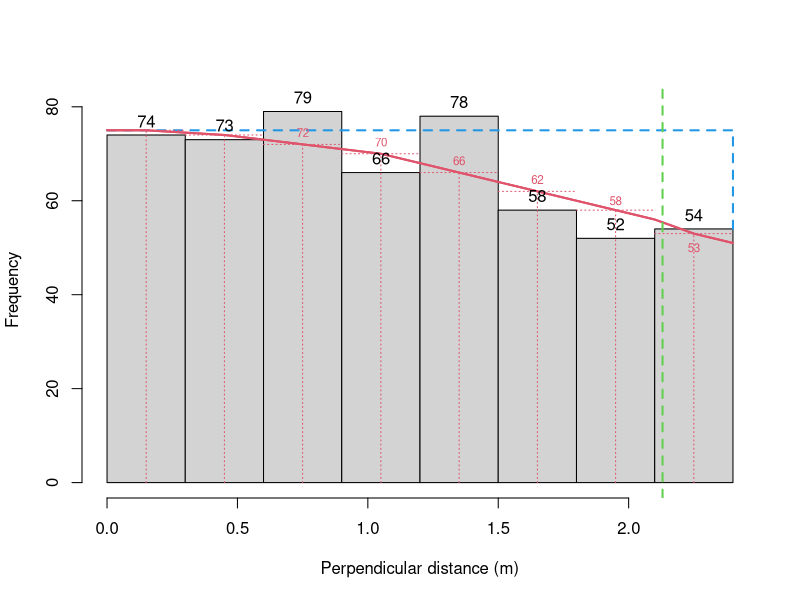

Generate this figure with R:
## ---- chunk 1
#| echo = FALSE,
#| message = FALSE,
#| warning = FALSE
library(tidyverse)
nests.sum <- NULL
nests.sum$"Distance band" <- c("0.0-0.3", "0.3-0.6", "0.6-0.9", "0.9-1.2", "1.2-1.5", "1.5-1.8", "1.8-2.1", "2.1-2.4")
nests.sum$Frequency <- c(74, 73, 79, 66, 78, 58, 52, 54)
nests.sum <- data.frame(nests.sum)
knitr::kable(nests.sum, format = "html",
             caption="Frequency of duck nests detected in perpendicular distance bands (metres)") %>%
  kableExtra::kable_styling(bootstrap_options = c("striped", "responsive"),
                            full_width = FALSE)
## ---- chunk 2
#| echo = FALSE
# Read in data
nests <- read.csv(file="IntroDS_1.1.csv", header=TRUE)
brks <- seq(0,2.4, by=0.3)
nests.hist <- hist(nests$distance, breaks=brks, plot=TRUE, main="", 
                   ylim=c(0,82), xlab="Perpendicular distance (m)")
lines(c(0,2.4), c(75,75), col=4, lty=2, lwd=2)
lines(c(2.4,2.4), c(54,75), col=4, lty=2, lwd=2)
x.pts <- seq(0, 2.4, 0.15)
y.pts <- c(75,75,74.5,74,73,72,71,70,68,66,64,62,60,58,56,53,51.0)
lines(x.pts, y.pts, lwd=2, col=2, lty=1)
x.mid <- seq(0.15, 2.4, 0.3)
y.mid <- c(75, 74, 72, 70, 66, 62, 58, 53)
lines(x.pts, y.pts, lwd=2, col=2, lty=1)
segments(x.mid, rep(0, 8), x.mid, y.mid, col=2, lty=3)
segments(seq(0,2.1,0.3), y.mid, seq(0.3,2.4,0.3), y.mid, col=2, lty=3)
text(c(0.75, 1.05, 1.35, 1.65), c(72, 70, 66, 62)+2.5, c(72, 70, 66, 62), col=2, cex=0.7)
text(1.95, 60, 58, col=2, cex=0.7)
text(2.25, 50, 53, col=2, cex=0.7)
text(nests.hist$mids, nests.hist$counts+3, nests.hist$counts)
# Add esw
abline(v=2.13, col=3, lty=2, lwd=2)
